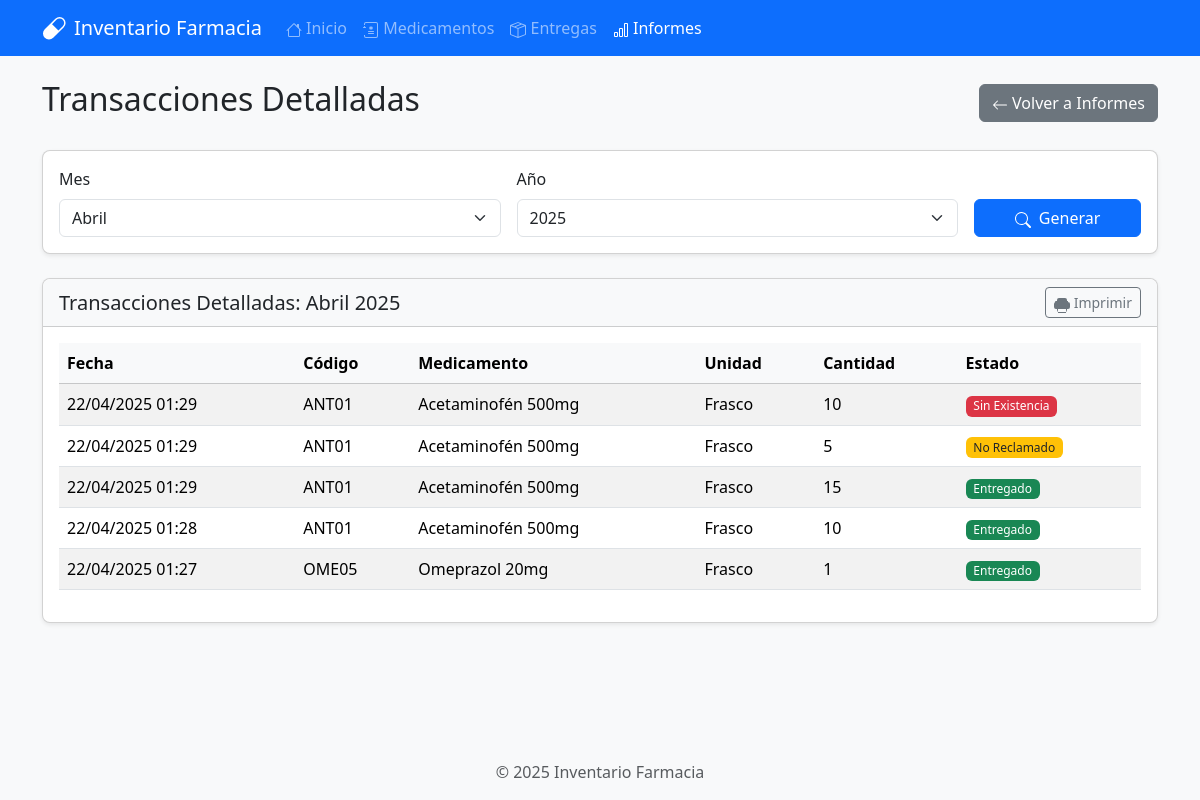
Page /informes/transacciones on the committed database.
### models/transaccion.py (models this page shows, shortened)
class Transaccion(db.Model):
    __tablename__ = 'transacciones'
    id = db.Column(db.Integer, primary_key=True)
    medicamento_id = db.Column(db.Integer, db.ForeignKey('medicamentos.id'), nullable=False)
    fecha = db.Column(db.DateTime, default=datetime.utcnow, nullable=False, index=True)
    cantidad = db.Column(db.Integer, nullable=False, default=1)
    unidad = db.Column(db.String(20), nullable=False, default='Unidad')
    estado = db.Column(db.String(20), nullable=False, default='Entregado')
    @classmethod
    def get_by_month_year(cls, month, year):
        start_date = datetime(year, month, 1)
        if month == 12:
            end_date = datetime(year + 1, 1, 1)
        else:
            end_date = datetime(year, month + 1, 1)
        return cls.query.filter(cls.fecha >= start_date, cls.fecha < end_date).order_by(cls.fecha.desc()).all()

### models/medicamento.py (models this page shows, shortened)
class Medicamento(db.Model):
    __tablename__ = 'medicamentos'
    id = db.Column(db.Integer, primary_key=True)
    codigo = db.Column(db.String(20), unique=True, nullable=False, index=True)
    nombre = db.Column(db.String(100), nullable=False)
    created_at = db.Column(db.DateTime, default=datetime.utcnow)
    updated_at = db.Column(db.DateTime, default=datetime.utcnow, onupdate=datetime.utcnow)
    transacciones = db.relationship('Transaccion', backref='medicamento', lazy=True)

### app.py (the view)
    @app.route('/informes/transacciones', methods=['GET', 'POST'])
    def transacciones():
        now = datetime.now()
        month = int(request.args.get('mes', now.month))
        year = int(request.args.get('anio', now.year))
        if request.method == 'POST':
            month = int(request.form.get('mes', now.month))
            year = int(request.form.get('anio', now.year))
            return redirect(url_for('transacciones', mes=month, anio=year))
        transacciones = []
        try:
            raw_transactions = Transaccion.get_by_month_year(month, year)
            for t in raw_transactions:
                med = Medicamento.query.get(t.medicamento_id)
                transacciones.append({
                    'id': t.id,
                    'fecha': t.fecha,
                    'codigo': med.codigo if med else 'N/A',
                    'medicamento': med.nombre if med else 'Desconocido',
                    'cantidad': t.cantidad,
                    'unidad': t.unidad,
                    'estado': t.estado
                })
        except Exception as e:
            flash(f'Error al cargar transacciones: {str(e)}', 'error')
        meses = [
            'Enero', 'Febrero', 'Marzo', 'Abril', 'Mayo', 'Junio',
            'Julio', 'Agosto', 'Septiembre', 'Octubre', 'Noviembre', 'Diciembre'
        ]
        anios = list(range(now.year - 5, now.year + 1))
        return render_template(
            'transacciones.html',
            transacciones=transacciones,
            mes_actual=month,
            anio_actual=year,
            meses=meses,
            anios=anios
        )

### templates/transacciones.html (shortened to what this page needs)
{% extends 'base.html' %}
{% block content %}
<div class="row mb-4">
    <div class="col-md-12">
        <div class="d-flex justify-content-between align-items-center">
            <h1 class="h2">Transacciones Detalladas</h1>
            <a href="{{ url_for('informes') }}" class="btn btn-secondary">
                <svg xmlns="http://www.w3.org/2000/svg" width="16" height="16" fill="currentColor" class="bi bi-arrow-left" viewBox="0 0 16 16">
                    <path fill-rule="evenodd" d="M15 8a.5.5 0 0 0-.5-.5H2.707l3.147-3.146a.5.5 0 1 0-.708-.708l-4 4a.5.5 0 0 0 0 .708l4 4a.5.5 0 0 0 .708-.708L2.707 8.5H14.5A.5.5 0 0 0 15 8"/>
                </svg>
                Volver a Informes
            </a>
        </div>
    </div>
</div>
<div class="card shadow-sm mb-4">
    <div class="card-body">
        <form method="post" action="{{ url_for('transacciones') }}" class="row g-3">
            <div class="col-md-5">
                <label for="mes" class="form-label">Mes</label>
                <select class="form-select" id="mes" name="mes">
                    {% for i in range(1, 13) %}
                        <option value="{{ i }}" {% if i == mes_actual %}selected{% endif %}>{{ meses[i-1] }}</option>
                    {% endfor %}
                </select>
            </div>
            <div class="col-md-5">
                <label for="anio" class="form-label">Año</label>
                <select class="form-select" id="anio" name="anio">
                    {% for anio in anios %}
                        <option value="{{ anio }}" {% if anio == anio_actual %}selected{% endif %}>{{ anio }}</option>
                    {% endfor %}
                </select>
            </div>
            <div class="col-md-2 d-flex align-items-end">
                <button type="submit" class="btn btn-primary w-100">
                    Generar
                </button>
            </div>
        </form>
    </div>
</div>
<div class="card shadow-sm">
    <div class="card-header d-flex justify-content-between align-items-center bg-light">
        <h5 class="mb-0">Transacciones Detalladas: {{ meses[mes_actual-1] }} {{ anio_actual }}</h5>
        <button type="button" class="btn btn-sm btn-outline-secondary" id="btnImprimir">
            Imprimir
        </button>
    </div>
    <div class="card-body">
        {% if transacciones %}
            <div class="table-responsive">
                <table class="table table-striped table-hover">
                    <thead>
                        <tr class="table-light">
                            <th>Fecha</th>
                            <th>Código</th>
                            <th>Medicamento</th>
                            <th>Unidad</th>
                            <th>Cantidad</th>
                            <th>Estado</th>
                        </tr>
                    </thead>
                    <tbody>
                        {% for t in transacciones %}
                            <tr>
                                <td>{{ t.fecha.strftime('%d/%m/%Y %H:%M') }}</td>
                                <td>{{ t.codigo }}</td>
                                <td>{{ t.medicamento }}</td>
                                <td>{{ t.unidad }}</td>
                                <td>{{ t.cantidad }}</td>
                                <td>
                                    {% if t.estado == 'Entregado' %}
                                        <span class="badge bg-success">Entregado</span>
                                    {% elif t.estado == 'Sin Existencia' %}
                                        <span class="badge bg-danger">Sin Existencia</span>
                                    {% elif t.estado == 'No Reclamado' %}
                                        <span class="badge bg-warning text-dark">No Reclamado</span>
                                    {% else %}
                                        <span class="badge bg-secondary">{{ t.estado }}</span>
                                    {% endif %}
                                </td>
                            </tr>
                        {% endfor %}
                    </tbody>
                </table>
            </div>
        {% else %}
            <div class="alert alert-info">
                No hay transacciones registradas para {{ meses[mes_actual-1] }} {{ anio_actual }}.
            </div>
        {% endif %}
    </div>
</div>
{% endblock %}

### static/css/main.css (style rules this page uses)
body { background-color: #f8f9fa; min-height: 100vh; display: flex; flex-direction: column; }
.card { border-radius: 0.5rem; margin-bottom: 1rem; }
.card-header { border-top-left-radius: 0.5rem !important; border-top-right-radius: 0.5rem !important; }
.table th { background-color: #f8f9fa; }
.badge { font-weight: 500; padding: 0.35em 0.65em; }

### rows in the picture
Transaccion: fecha "22/04/2025 01:29", unidad "Frasco"
Medicamento: codigo "ANT01" "ANT01" "ANT01" "ANT01", medicamento "Acetaminofén 500mg" "Acetaminofén 500mg" "Acetaminofén 500mg" "Acetaminofén 500mg"
Transaccion: fecha "22/04/2025 01:29", unidad "Frasco"
Transaccion: fecha "22/04/2025 01:29", unidad "Frasco"
Transaccion: fecha "22/04/2025 01:28", unidad "Frasco"
Transaccion: fecha "22/04/2025 01:27", unidad "Frasco"
Medicamento: codigo "OME05", medicamento "Omeprazol 20mg"

### other values in the picture
{{ meses[mes_actual-1] }} "Abril"
{{ anio_actual }} "2025"
{{ t.cantidad }} "10" "5" "15" "10" "1"
form field mes "Abril"
form field anio "2025"
